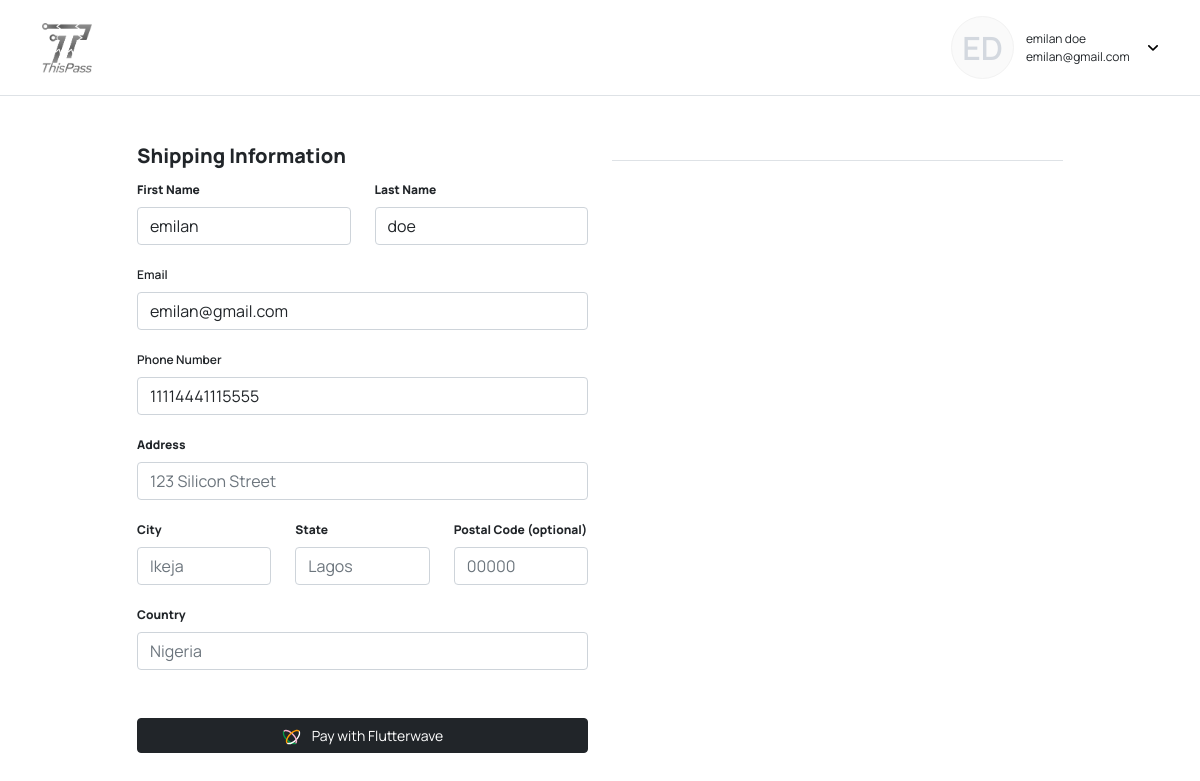
Before: /order/shipping/ (signed in) with the older database file.
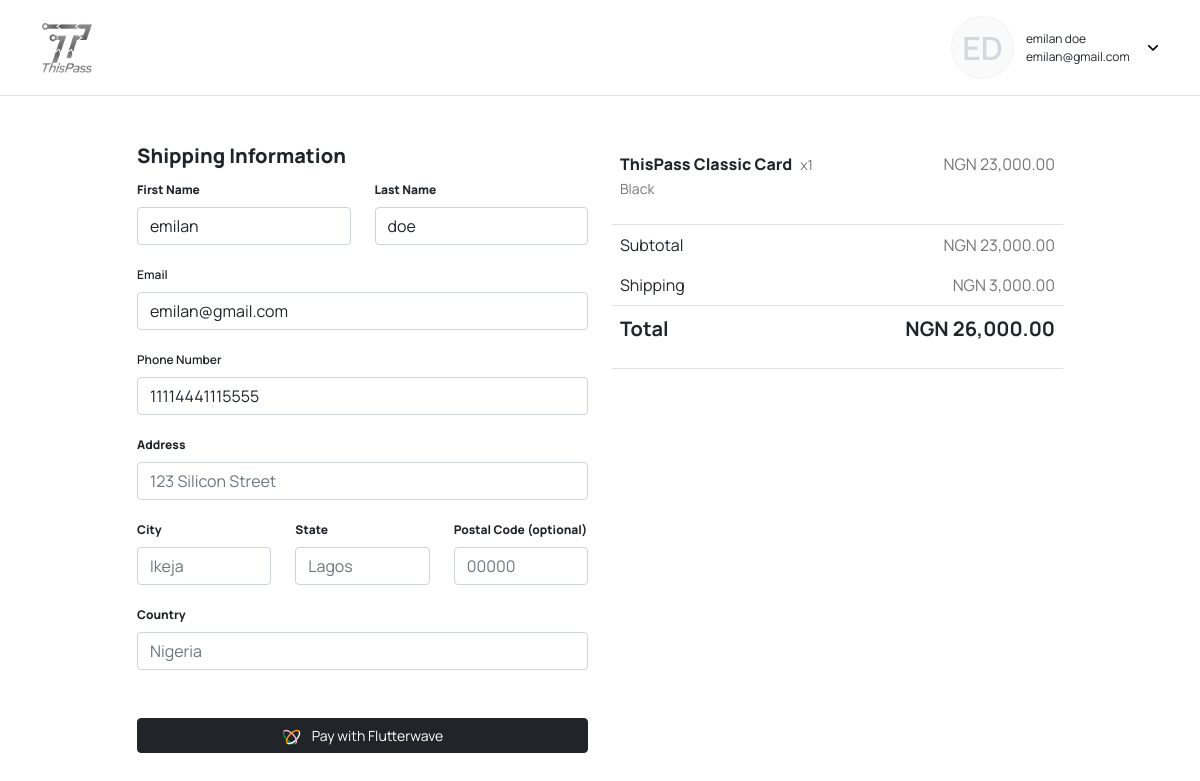
After: the same page with the newer database file.
### order/models.py (models this page shows, shortened)
class ShopCart(models.Model):
	app_user = models.ForeignKey(AppUser, on_delete=models.SET_NULL, null=True)
	card = models.ForeignKey(Card, on_delete=models.SET_NULL, null=True)
	quantity = models.IntegerField(default=1)

### card/models.py (models this page shows, shortened)
class Card(models.Model):
	name = models.CharField(max_length=150, default="ThisPass")
	tag_title = models.CharField(max_length=150, default="Sale")
	color = models.CharField(max_length=150, default="ThisPass Black Card")
	image = models.FileField(upload_to='card/image/', blank=True, default="default_files/default_face.jpg")
	quantity = models.IntegerField(default=1)
	threshold = models.IntegerField(blank=True, null=True, default=1)
	price = models.IntegerField(default=1)
	shipping_charge = models.FloatField(default=1)
	delivery_info = models.CharField(max_length=150, default="none")
	slug = models.SlugField(unique=True, default="myslug")
	pub_date = models.DateTimeField(default=timezone.now)

### order/views.py (the view)
# urls.py: path("shipping/", views.ShippingView, name="shipping"),
def ShippingView(request):
	app_user = AppUser.objects.get(user__pk=request.user.id)
	cards = ShopCart.objects.filter(app_user=app_user)
	total=0
	for rs in cards:
		total += rs.card.price * rs.quantity + rs.card.shipping_charge
	if request.method == "POST":
		form = OrderForm(request.POST)
		if form.is_valid():
			data = Order()
			data.first_name = form.cleaned_data['first_name']
			data.last_name = form.cleaned_data['last_name']
			data.email = form.cleaned_data['email']
			data.address = form.cleaned_data['address']
			data.city = form.cleaned_data['city']
			data.state = form.cleaned_data['state']
			data.phone = form.cleaned_data['phone']
			data.country = form.cleaned_data['country']
			data.postal_code = form.cleaned_data['postal_code']
			data.user_id = app_user.id
			data.total = total
			data.ip = request.META.get('REMOTE_ADDR')
			ordercode = get_random_string(5).upper()
			data.code = ordercode
			data.app_user = app_user
			data.save()
			cards = ShopCart.objects.filter(app_user=app_user.id)
			for rs in cards:
				detail = OrderProduct()
				detail.order_id = data.id
				detail.card_id = rs.card_id
				detail.app_user = app_user
				detail.quantity = rs.quantity
				detail.price = rs.card.price
				detail.save()
				card = Card.objects.get(id=rs.card_id)
				card.save()
			ShopCart.objects.filter(app_user=app_user.id).delete()
			request.session['cart_items']=0
			return HttpResponseRedirect(reverse("payment:make_payment", args=[data.id,]))
		else:
			messages.warning(request, form.errors)
			return HttpResponseRedirect("/order/shipping")
	else:
		shipping = 0
		for rs in cards:
			shipping = rs.card.shipping_charge
		price = 0
		for rs in cards:
			price = rs.card.price
		subtotal=0
		for rs in cards:
			subtotal += rs.card.price * rs.quantity
		added=0
		for rs in cards:
			added +=  rs.quantity + shipping
		form = OrderForm()
		context = {
			"app_user":app_user,
			"cards":cards,
			"price":price,
			"subtotal":subtotal,
			'added':added,
			'total':total,
			'shipping':shipping,
			'form':'form',}
		return render(request, "order/shipping.html", context )

### order/templates/order/shipping.html (shortened to what the changed rows need)
{% extends 'app_user/auth_base.html' %}
{% load static %}
{% load humanize %}
{% block content %}
<body>
    <div class="container py-4 py-xl-5">
        <div class="row d-lg-flex justify-content-lg-center">
            <div class="col-md-6 col-lg-5 order-first order-sm-first order-md-last order-lg-last order-xl-last">
                <div class="mb-5 border-bottom pb-3">
                    <div class="collapse show d-lg-block d-md-block" id="collapse-1">
                        {% if cards %}
                    {% for item in cards %}
                        <div class="table-responsive border-bottom">
                            <table class="table table-borderless">
                                <tbody>
                                    <tr>
                                        <td class="text-start fw-700 fs-16 w-50">
                                            {% if item.quantity >= 1 %}
                                            <p class="m-0"><strong>ThisPass Classic Card</strong><span class="ms-2 fw-400 fs-14 secondary-text">x{{ item.quantity }}</span><br></p><span class="fw-400 fs-14 secondary-text"><span style="font-weight: normal !important; color: rgb(117, 117, 117);">Black</span><br></span>
                                      {% else %}
                                        None
                                      {% endif %}
                                        </td>
                                        <td class="text-end secondary-text w-50">NGN {{ price|floatformat:2|intcomma }}</td>
                                    </tr>
                                </tbody>
                            </table>
                        </div>
                    {% endfor %}
                        {% endif %}
                        {% if cards %}
                        <div class="table-responsive">
                            <table class="table table-borderless mb-0">
                                <tbody class="border-bottom">
                                    <tr>
                                        <td class="text-start fw-400 fs-16 w-50">Subtotal</td>
                                        <td class="text-end secondary-text w-50">NGN {{ subtotal|floatformat:2|intcomma }}</td>
                                    </tr>
                                    <tr>
                                        <td class="text-start fw-400 fs-16 w-50">Shipping</td>
                                        <td class="text-end secondary-text w-50">NGN {{ shipping|floatformat:2|intcomma }}</td>
                                    </tr>
                                </tbody>
                                <tfoot>
                                    <tr>
                                        <td class="w-50 fw-700 fs-20">Total</td>
                                        <td class="text-end w-50 fw-700 fs-20">NGN {{ total|floatformat:2|intcomma}}</td>
                                    </tr>
                                </tfoot>
                            </table>
                        </div>
                        {% endif %}
                    </div>
                </div>
            </div>
        </div>
    </div>
{% endblock %}

Changed rows visible on the page:
added ShopCart: quantity "1", price "23,000.00"
now on this page (row unchanged): Card: shipping_charge "3,000.00"
Other visible differences:
{{ subtotal|floatformat:2|intcomma }}: (not shown) → "23,000.00"
{{ total|floatformat:2|intcomma }}: (not shown) → "26,000.00"
text now shown: "Subtotal NGN Shipping NGN Total NGN"
